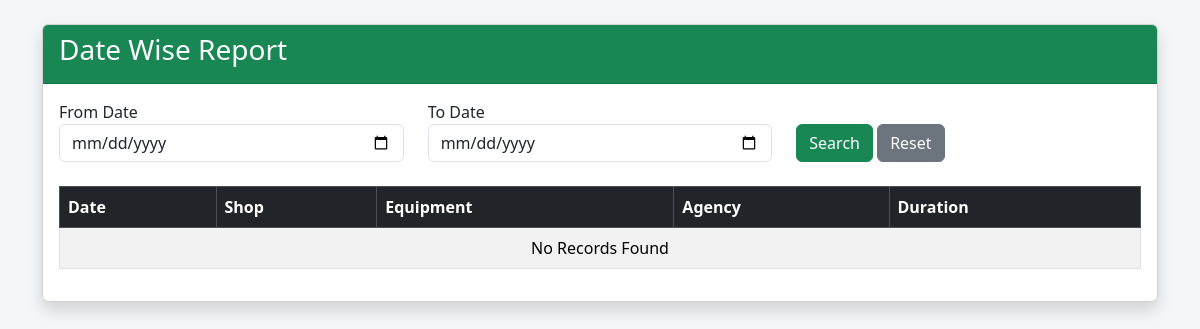
The app's page /reports/date-wise/, older data.
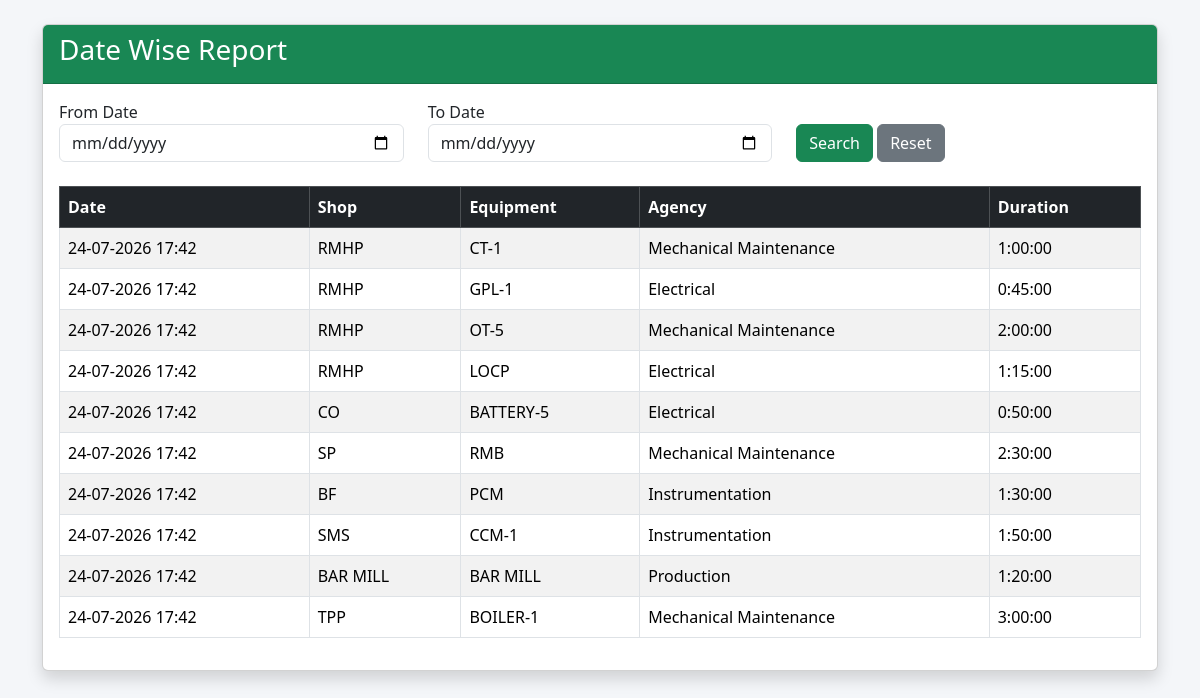
The same page, newer data.
### delays/models.py (models this page shows, shortened)
class Delay(models.Model):
    shop = models.ForeignKey(Shop, on_delete=models.CASCADE)
    equipment = models.ForeignKey(Equipment, on_delete=models.CASCADE)
    subequipment = models.ForeignKey(SubEquipment, on_delete=models.CASCADE)
    agency = models.ForeignKey(Agency, on_delete=models.CASCADE)
    delay_from = models.DateTimeField()
    delay_upto = models.DateTimeField()
    delay_duration = models.DurationField()
    delay_desc = models.TextField()
    entered_by = models.CharField(max_length=100)
    created_at = models.DateTimeField(auto_now_add=True)
    updated_at = models.DateTimeField(auto_now=True)
    status = models.CharField(
    max_length=20,
    choices=[
        ("Pending", "Pending"),
        ("Approved", "Approved"),
        ("Rejected", "Rejected")
    ],
    default="Pending"
)
    remarks = models.TextField(
    blank=True,
    default=""
)

### masters/models.py (models this page shows, shortened)
class Shop(models.Model):
    shop_code = models.CharField(max_length=20, unique=True)
    shop_desc = models.CharField(max_length=100)

class Equipment(models.Model):
    shop = models.ForeignKey(Shop, on_delete=models.CASCADE)
    eqpt_code = models.CharField(max_length=20)
    eqpt_desc = models.CharField(max_length=100)

class Agency(models.Model):
    agency_name = models.CharField(max_length=100)

### reports/views.py (the view)
def date_wise_report(request):
    delays=Delay.objects.all()
    from_date=request.GET.get("from_date")
    to_date=request.GET.get("to_date")
    if from_date:
        delays=delays.filter(
            delay_from__date__gte=from_date
        )
    if to_date:
        delays=delays.filter(
            delay_from__date__lte=to_date
        )
    return render(
        request,
        "reports/date_wise_report.html",
        {
            "delays":delays
        }
    )

### reports/templates/reports/date_wise_report.html
{% extends "base.html" %}
{% block content %}
<div class="container mt-4">
<div class="card shadow">
<div class="card-header bg-success text-white">
<h3>Date Wise Report</h3>
</div>
<div class="card-body">
<form method="GET" class="row mb-4">
<div class="col-md-4">
<label>From Date</label>
<input type="date"
       name="from_date"
       class="form-control"
       value="{{ from_date }}">
</div>
<div class="col-md-4">
<label>To Date</label>
<input type="date"
       name="to_date"
       class="form-control"
       value="{{ to_date }}">
</div>
<div class="col-md-4 mt-4">
<button class="btn btn-success">
Search
</button>
<a href="{% url 'date_wise_report' %}"
   class="btn btn-secondary">
Reset
</a>
</div>
</form>
<table class="table table-bordered table-striped">
<thead class="table-dark">
<tr>
<th>Date</th>
<th>Shop</th>
<th>Equipment</th>
<th>Agency</th>
<th>Duration</th>
</tr>
</thead>
<tbody>
{% for d in delays %}
<tr>
<td>{{ d.delay_from|date:"d-m-Y H:i" }}</td>
<td>{{ d.shop.shop_desc }}</td>
<td>{{ d.equipment.eqpt_desc }}</td>
<td>{{ d.agency.agency_name }}</td>
<td>{{ d.delay_duration }}</td>
</tr>
{% empty %}
<tr>
<td colspan="5" class="text-center">
No Records Found
</td>
</tr>
{% endfor %}
</tbody>
</table>
</div>
</div>
</div>
{% endblock %}

Row changes from the older to the newer data that the page shows:
added Delay: delay_from "24-07-2026 17:42", shop.shop_desc "RMHP", equipment.eqpt_desc "CT-1", agency.agency_name "Mechanical Maintenance", delay_duration "1:00:00"
added Delay: delay_from "24-07-2026 17:42", shop.shop_desc "RMHP", equipment.eqpt_desc "GPL-1", agency.agency_name "Electrical", delay_duration "0:45:00"
added Delay: delay_from "24-07-2026 17:42", shop.shop_desc "RMHP", equipment.eqpt_desc "OT-5", agency.agency_name "Mechanical Maintenance", delay_duration "2:00:00"
added Delay: delay_from "24-07-2026 17:42", shop.shop_desc "RMHP", equipment.eqpt_desc "LOCP", agency.agency_name "Electrical", delay_duration "1:15:00"
added Delay: delay_from "24-07-2026 17:42", shop.shop_desc "CO", equipment.eqpt_desc "BATTERY-5", agency.agency_name "Electrical", delay_duration "0:50:00"
added Delay: delay_from "24-07-2026 17:42", shop.shop_desc "SP", equipment.eqpt_desc "RMB", agency.agency_name "Mechanical Maintenance", delay_duration "2:30:00"
added Delay: delay_from "24-07-2026 17:42", shop.shop_desc "BF", equipment.eqpt_desc "PCM", agency.agency_name "Instrumentation", delay_duration "1:30:00"
added Delay: delay_from "24-07-2026 17:42", shop.shop_desc "SMS", equipment.eqpt_desc "CCM-1", agency.agency_name "Instrumentation", delay_duration "1:50:00"
added Delay: delay_from "24-07-2026 17:42", shop.shop_desc "BAR MILL", equipment.eqpt_desc "BAR MILL", agency.agency_name "Production", delay_duration "1:20:00"
added Delay: delay_from "24-07-2026 17:42", shop.shop_desc "TPP", equipment.eqpt_desc "BOILER-1", agency.agency_name "Mechanical Maintenance", delay_duration "3:00:00"
Text that changed along with them:
text no longer shown: "No Records Found"
